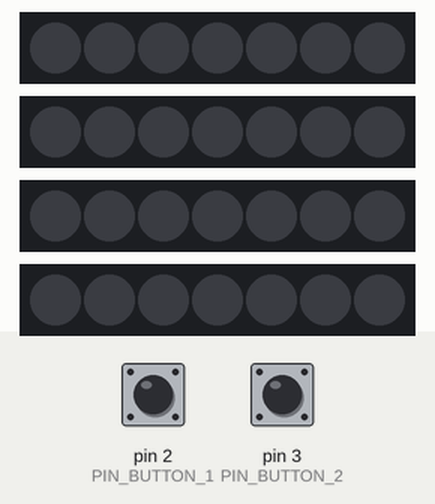
The sketch below on a simulated Arduino Uno, built with avr-gcc and run on an emulated ATmega328P. On the bench: 4 × 7 RGB LEDs in strip order, left to right. Inputs (shaded band) come from the test bench; at power-on: pin 2 (PIN_BUTTON_1) LOW, pin 3 (PIN_BUTTON_2) LOW. Dim RGB values are drawn brighter than linear.

Above: at 1.2 s.
1.3 s: pin 2 (PIN_BUTTON_1) pulled HIGH for 0.15 s
At 2.5 s:
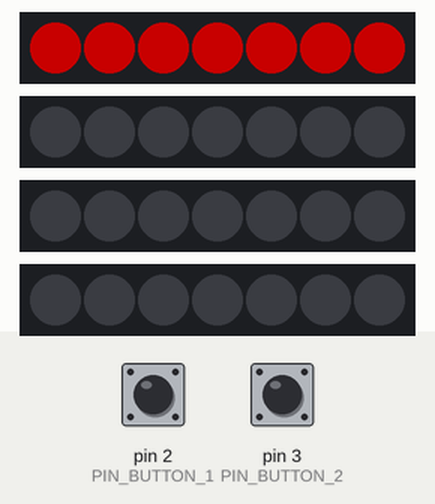
2.9 s: pin 3 (PIN_BUTTON_2) pulled HIGH for 0.15 s
At 4.0 s:
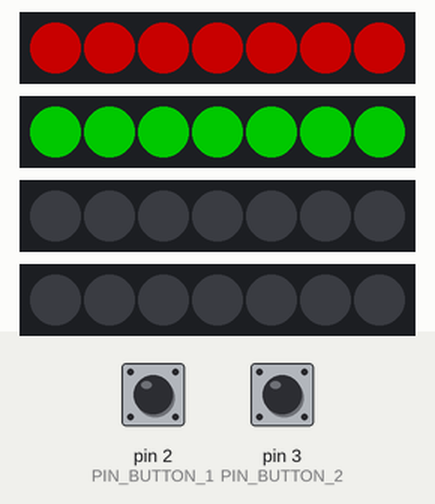
Timing chart, 0 to 5.9 s (numbered marks = the images above; inputs shaded):
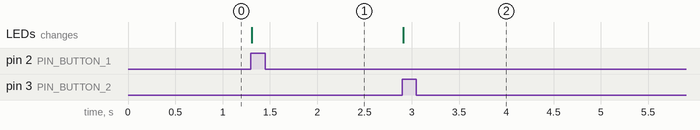

Measured:
- after the input at 1.3 s, the LEDs: change at once (image 1)
- after the input at 2.9 s, the LEDs: change at once (image 2)

The sketch:

SZHZIR.ino
```cpp
#include "szhzir_lib.h"
//#include <Adafruit_NeoPixel.h>

uint16_t a = 0;
uint16_t b = 0;

void setup()
{
	pinMode(PIN_BUTTON_1,INPUT);
	pinMode(PIN_BUTTON_2,INPUT);

	attachInterrupt(0,handler_button_1,RISING);		//Объявление обработчика прерываний для кнопки 1
	attachInterrupt(1,handler_button_2,RISING);		//Объявление обработчика прерываний для кнопки 1

	strip_1.begin();  // ???
	strip_2.begin();  // ???
	strip_3.begin();  // ???
	strip_4.begin();  // ???

	Serial.begin(9600);
}

/**
 * @brief Обработчик прерывания
 * Обработка прерывания для переключения режимов ленты
 */
void handler_button_1 ()
{
	for(int i = 0; i<NUMPIXELS; i++)
    {
      strip_1.setPixelColor(i,100,0,0);
    }
}

/**
 * @brief Обработчик прерывания
 * Обработка прерывания для переключения подрежимов ленты
 */
void handler_button_2 ()
{
	for(int i = 0; i<NUMPIXELS; i++)
    {
      strip_2.setPixelColor(i,0,100,0);
    }
}

void loop()
{
	strip_1.show();
  	strip_2.show();
	delay(11);
}
```

szhzir_lib.cpp
```cpp
#include "szhzir_lib.h"
//#include <Adafruit_NeoPixel.h>
```

szhzir_lib.h
```cpp
#ifndef SZHZIR_LIB_H
#define SZHZIR_LIB_H

#include <Adafruit_NeoPixel.h>
#include <stdint.h>

#define PIN_BUTTON_1 2		//Цифровой пин 2
#define PIN_BUTTON_2 3		//Цифровой пин 3
#define PIN_BUTTON_3 4		//Цифровой пин 4
#define PIN_BUTTON_4 5		//Цифровой пин 5

#define PIN_STRIP_1 9		// Пин для ленты 1 - 9
#define PIN_STRIP_2 10		// Пин для ленты 2 - 10
#define PIN_STRIP_3 11		// Пин для ленты 3 - 11
#define PIN_STRIP_4 12		// Пин для ленты 4 - 12

#define NUMPIXELS 7			// Количество пикселей в ленте на одной стороне

/*----------------------------------------------------------------------------------------*/
/*------------------------------------ПЕРЕМЕННЫЕ------------------------------------------*/
/*----------------------------------------------------------------------------------------*/
static Adafruit_NeoPixel strip_1(NUMPIXELS, PIN_STRIP_1, NEO_GRB + NEO_KHZ800);  // Инициализация ленты 1
static Adafruit_NeoPixel strip_2(NUMPIXELS, PIN_STRIP_2, NEO_GRB + NEO_KHZ800);  // Инициализация ленты 2
static Adafruit_NeoPixel strip_3(NUMPIXELS, PIN_STRIP_3, NEO_GRB + NEO_KHZ800);  // Инициализация ленты 3
static Adafruit_NeoPixel strip_4(NUMPIXELS, PIN_STRIP_4, NEO_GRB + NEO_KHZ800);  // Инициализация ленты 4

/*----------------------------------------------------------------------------------------*/
/*------------------------------------Функции---------------------------------------------*/
/*----------------------------------------------------------------------------------------*/


#endif
```
